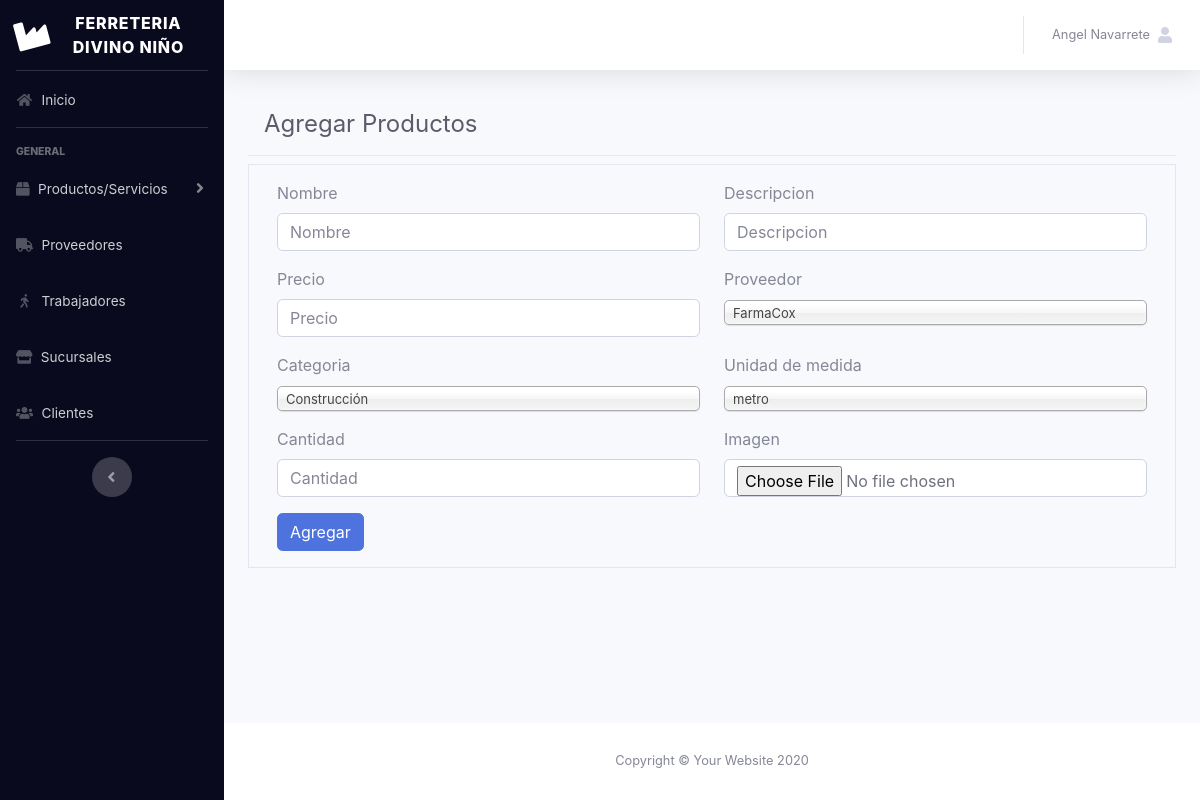
Screenshot of /admin/productos/add (signed in) with the database file from the repository.
### tables this page shows
CREATE TABLE IF NOT EXISTS `proveedores` (
  `provee_ID` int(10) UNSIGNED NOT NULL AUTO_INCREMENT,
  `provee_nombre` varchar(45) NOT NULL,
  `provee_direccion` varchar(255) NOT NULL,
  `provee_telefono` varchar(25) NOT NULL,
  `sucursal_sucursal_ID` int(10) UNSIGNED NOT NULL,
  PRIMARY KEY (`provee_ID`),
  KEY `fk_proveedores_sucursal1_idx` (`sucursal_sucursal_ID`)
);

CREATE TABLE IF NOT EXISTS `categorias_productos` (
  `cat_product_ID` int(10) UNSIGNED NOT NULL AUTO_INCREMENT COMMENT 'ID de la categia del producto',
  `cat_product_nombre` varchar(45) NOT NULL COMMENT 'nombre de la categoria del producto',
  `cat_product_descripcion` varchar(45) DEFAULT NULL COMMENT 'descripcion de la categoria del producto',
  PRIMARY KEY (`cat_product_ID`)
);

CREATE TABLE IF NOT EXISTS `unidad_medida` (
  `unidad_medida_id` int(11) NOT NULL AUTO_INCREMENT,
  `unidad_medida_tipo` varchar(45) NOT NULL,
  `unidad_medida_nombre` varchar(45) NOT NULL,
  `unidad_medida_abreviatura` varchar(10) NOT NULL,
  PRIMARY KEY (`unidad_medida_id`)
);

### admin/config/Controller.php (called while the page is built, shortened)
<?php
abstract class Controller
{
    protected function loadModel($modelo)
    {
        $modelo=$modelo.'Model';
        $rutaModelo=ROOT.'Models'.DS.$modelo.'.php';
        if(is_readable($rutaModelo))
        {
            $modelo=new $modelo;
            return $modelo;
        }
        else
        {
            throw new Exception('Error en el modelo');
        }
    }
}

### admin/config/Model.php (called while the page is built, shortened)
<?php
class Model
{
    public function __construct()
    {
        $this->_db= new Database();
    }
}

### admin/Models/productosModel.php (called while the page is built, shortened)
<?php
    class productosModel extends Model{
        public function getProv($id = null){
            if(!$id)
                return $this->_db->query("SELECT * FROM proveedores")->fetchAll();
            else{
                $prov = $this->_db->prepare("SELECT * FROM proveedores WHERE sucursal_sucursal_ID = :id");
                $prov->execute(['id' => $id]);
                return $prov->fetchAll();
            }
        }
        public function getCat(){
            $fila = $this->_db->query("SELECT * FROM categorias_productos")->fetchAll();
            return $fila;
        }
        public function getunidad(){
            $fila = $this->_db->query("SELECT * FROM unidad_medida")->fetchAll();
            return $fila;
        }
    }
    ?>

### admin/index.php (called while the page is built, shortened)
<?php
require_once APP_PATH . 'Controller.php';
require_once APP_PATH . 'Model.php';
require_once APP_PATH . 'Accesos.php';
$rutas = new Rutas();
$rutas->run();

### admin/config/Accesos.php (called while the page is built, shortened)
<?php
    class Accesos{
        public static function getDatos($clave){
            if(isset($_SESSION[$clave])) return $_SESSION[$clave];
            else return false;
        }
    }

### admin/Controllers/productosController.php (the view, shortened to what this page needs)
<?php
    class productosController extends Controller{
        private $productos;
        public function __construct(){
            $this->productos = $this->loadModel("productos");
        }
        public function generarUnidadMedida(){
            $fila = "";
            $datos = $this->productos->getunidad();
            foreach($datos AS $d){
                $fila .= '<option value="'.$d['unidad_medida_id'].'">'.$d['unidad_medida_nombre'].'</option>';
            }
            return $fila;
        }
        public function generarProveedor(){
            $fila = "";
            $datos = $this->productos->getProv(Accesos::getDatos('identificadorSuc'));
            foreach($datos AS $d){
                $fila .= '<option value="'.$d['provee_ID'].'">'.$d['provee_nombre'].'</option>';
            }
            return $fila;
        }
        public function generarCategoria(){
            $fila = "";
            $datos = $this->productos->getCat();
            foreach($datos AS $d){
                $fila .= '<option value="'.$d['cat_product_ID'].'">'.$d['cat_product_nombre'].'</option>';
            }
            return $fila;
        }
        public function add(){
            $this->_view->cat = $this->generarCategoria();
            $this->_view->prov = $this->generarProveedor();
            $this->_view->unid = $this->generarUnidadMedida();
            $this->_view->renderizar("add");
        }
    }

### rows the page displays
proveedores: provee_nombre "FarmaCox"
categorias_productos: cat_product_nombre "Construcción"
unidad_medida: unidad_medida_nombre "metro"

### other values shown
Accesos::getDatos('nameSucursal') "FERRETERIA DIVINO NIÑO"
Accesos::getDatos('usuario') "Angel Navarrete"
